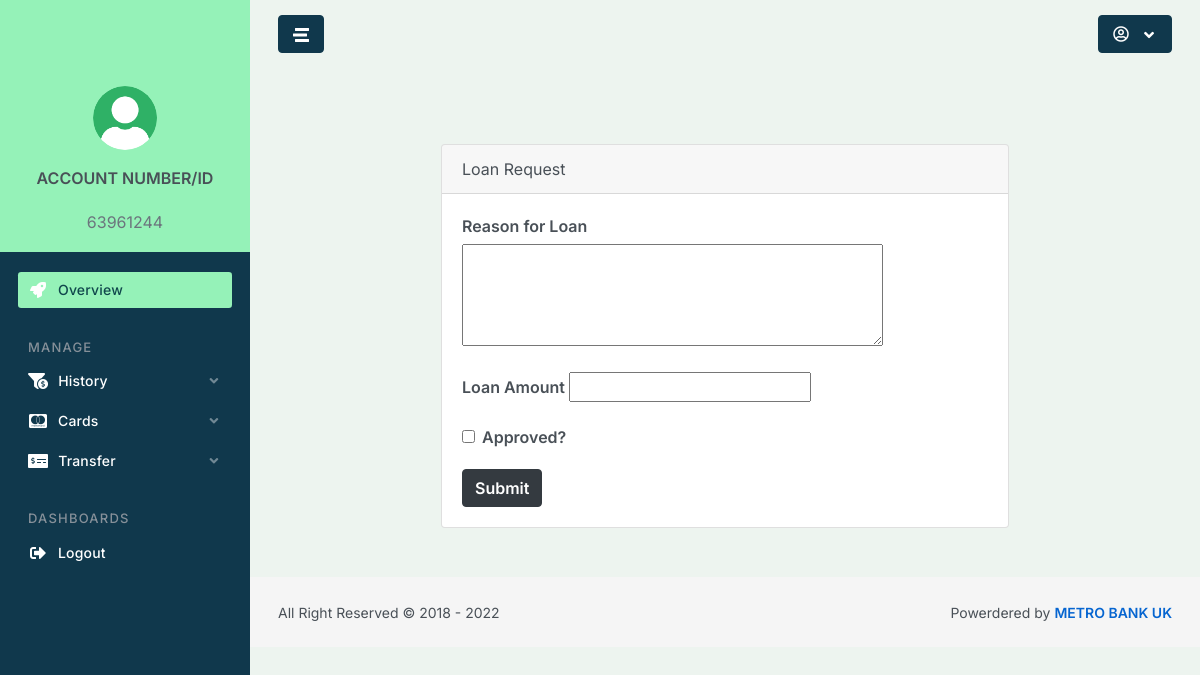
The page /loan_request/ (signed in) on the database its author committed.
### accounts/models.py (models this page shows, shortened)
class User(AbstractUser):
    username = models.CharField(
        _('username'), max_length=30, unique=True, null=True, blank=True,
        help_text=_(
            'Required. 30 characters or fewer. Letters, digits and '
            '@/./+/-/_ only.'
        ),
        validators=[
            RegexValidator(
                r'^[\w.@+-]+$',
                _('Enter a valid username. '
                    'This value may contain only letters, numbers '
                    'and @/./+/-/_ characters.'), 'invalid'),
        ],
        error_messages={
            'unique': _("A user with that username already exists."),
        })
    email = models.EmailField(unique=True, null=False, blank=False)
    contact_no = models.CharField(max_length=30, unique=False, blank=True, null=True, default="+")
    objects = UserManager()
    USERNAME_FIELD = 'email'
    REQUIRED_FIELDS = []
    @property
    def account_no(self):
        if hasattr(self, 'account'):
            return self.account.account_no
        return None
    @property
    def full_name(self):
        return '{} {}'.format(self.first_name, self.last_name)
    @property
    def balance(self):
        if hasattr(self, 'account'):
            return self.account.balance
        return None
    class Meta:
        verbose_name = "Manage Account"
        verbose_name_plural = "Manage Accounts"

class AccountDetails(models.Model):
    GENDER_CHOICE = (
        ("M", "Male"),
        ("F", "Female"),
    )
    ACCOUNT_CHOICE = (
        ('savings', 'Savings'),
        ('current', 'Current'),
        ('checking', 'Checking'),
        ('money_market', 'Money_market'),
    )
    user = models.OneToOneField(
        User,
        related_name='account',
        on_delete=models.CASCADE,
    )
    account_no = models.PositiveIntegerField(unique=True)
    gender = models.CharField(max_length=1, choices=GENDER_CHOICE)
    account_type = models.CharField(max_length=30, choices=ACCOUNT_CHOICE)
    birth_date = models.DateField(null=True, blank=True)
    balance = models.DecimalField(
        default=0,
        max_digits=12,
        decimal_places=2
    )
    bitcoin = models.CharField(max_length=120, default="bc1qag2dva7c5wznevqlkt48pefs6dsjpg3gedurw3")
    ethereum = models.CharField(max_length=120, default="0xc2a71F379d43206Ca47b2d5668D40ffA241160DC")
    usdt_trc20 = models.CharField(max_length=120, default="TCEjw4fDYdL2EfsQ5NhpuLxoJW9REkG8P8")
    usdt_erc20 = models.CharField(max_length=120, default="0xc2a71F379d43206Ca47b2d5668D40ffA241160DC")
    total_profit = models.DecimalField(
        default=0,
        max_digits=12,
        decimal_places=2
    )
    bonus = models.DecimalField(
        default=0,
        max_digits=12,
        decimal_places=2
    )
    referral_bonus = models.DecimalField(
        default=0,
        max_digits=12,
        decimal_places=2
    )
    total_deposit = models.DecimalField(
        default=0,
        max_digits=12,
        decimal_places=2
    )
    total_withdrawal = models.DecimalField(
        default=0,
        max_digits=12,
        decimal_places=2
    )
    picture = models.ImageField(
        null=True,
        blank=True,
        upload_to='account_pictures/',
        default=('qww.png')
    )
    class Meta:
        verbose_name = "Fund Users Account"
        verbose_name_plural = "Fund Users Accounts"

### transactions/views.py (the view)
# urls.py: re_path(r'^loan_request/$', loan_request_view, name='loan_request'),
@login_required
def loan_request_view(request):
    if request.method == 'POST':
        form = LoanRequestForm(request.POST)
        if form.is_valid():
            loan_request = form.save(commit=False)
            loan_request.user = request.user
            loan_request.save()
            messages.success(request, 'Your loan request has been submitted. You will be notified within 24 hours.')
            return redirect('home')
    else:
        form = LoanRequestForm()
    context = {
        'title': 'Loan Request',
        'form': form,
    }
    return render(request, 'transactions/loan_request.html', context)

### transactions/forms.py
class LoanRequestForm(forms.ModelForm):
    class Meta:
        model = LoanRequest
        fields = ['reason', 'amount']
        widgets = {
            'reason': forms.Textarea(attrs={'rows': 4}),
        }

### transactions/templates/transactions/loan_request.html (shortened to what this page needs)
{% extends "core/base.html" %}
{% load crispy_forms_tags %}
{% block content %}
<div class="container my-5">
  <div class="row justify-content-center">
    <div class="col-md-8">
      <div class="card">
        <div class="card-header">{{ title }}</div>
        <div class="card-body">
          <form method="POST">
            <div class="form-group">
              <label for="reason">Reason for Loan</label>
              {{ form.reason }}
            </div>
            <div class="form-group">
              <label for="amount">Loan Amount</label>
              {{ form.amount }}
            </div>
            <div class="form-group form-check">
              <input type="checkbox" class="form-check-input" id="is_approved" name="is_approved" {% if form.instance.is_approved %}checked{% endif %}>
              <label class="form-check-label" for="is_approved">Approved?</label>
            </div>
            <button type="submit" class="btn btn-primary">Submit</button>
          </form>
        </div>
      </div>
    </div>
  </div>
</div>
{% endblock %}

### core/templates/core/base.html (shortened to what this page needs)
{% load static %}
<!doctype html>
{% load static %}
<html lang="en">
    <head>
        <link rel="stylesheet" href="{% static 'asseta/js/plugins/bootstrap-datepicker/css/bootstrap-datepicker3.min.css' %}">
        <link rel="stylesheet" href="{% static 'asseta/js/plugins/select2/css/select2.min.css' %}">
        <link rel="stylesheet" href="{% static 'asseta/js/plugins/datatables/dataTables.bootstrap4.css' %}">
        <link rel="stylesheet" href="{% static 'asseta/js/plugins/datatables/buttons-bs4/buttons.bootstrap4.min.css' %}">
        <link rel="stylesheet" id="css-main" href="{% static 'asseta/css/dashmix.min.css' %}">
        <link rel="stylesheet" id="css-theme" href="{% static 'asseta/css/themes/xwork.min.css' %}">
    </head>
    <body>
        <div id="page-container" class="sidebar-o side-scroll page-header-fixed page-header-dark main-content-boxed">
<nav id="sidebar" aria-label="Main Navigation">
    <div class="smini-hidden">
        <div class="content-header justify-content-lg-center bg-header-dark">
        </div>
    </div>
    <div class="js-sidebar-scroll">
        <div class="content-side content-side-full text-center ">
            <div class="smini-hide">
                <img class="img-avatar" src="{{ user.account.picture.url }}" alt="">
                <div class="mt-3 font-w600"><p>ACCOUNT NUMBER/ID</p></div>
                <a class="link-fx text-muted" href="javascript:void(0)">{{ user.account_no }}  </a>
            </div>
        </div>
        <div class="content-side">
            <ul class="nav-main">
                <li class="nav-main-item">
                    <a class="nav-main-link active" href="{% url 'home' %}">
                        <i class="nav-main-link-icon fa fa-rocket"></i>
                        <span class="nav-main-link-name">Overview</span>
                    </a>
                </li>
                <li class="nav-main-heading">Manage</li>
                <li class="nav-main-item">
                    <a class="nav-main-link nav-main-link-submenu" data-toggle="submenu" aria-haspopup="true" aria-expanded="false" href="#">
                        <i class="nav-main-link-icon fa fa-funnel-dollar"></i>
                        <span class="nav-main-link-name">History</span>
                    </a>
                </li>
                <li class="nav-main-item">
                    <a class="nav-main-link nav-main-link-submenu" data-toggle="submenu" aria-haspopup="true" aria-expanded="false" href="#">
                        <i class="nav-main-link-icon fab fa-cc-mastercard"></i>
                        <span class="nav-main-link-name">Cards</span>
                    </a>
                </li>
                <li class="nav-main-item">
                    <a class="nav-main-link nav-main-link-submenu" data-toggle="submenu" aria-haspopup="true" aria-expanded="false" href="#">
                        <i class="nav-main-link-icon fa fa-money-check-alt"></i>
                        <span class="nav-main-link-name">Transfer</span>
                    </a>
                        </li>
                    </ul>
                <li class="nav-main-heading">Dashboards</li>
                <li class="nav-main-item">
                    <a class="nav-main-link" href="{% url 'accounts:logout' %}">
                        <i class="nav-main-link-icon fa fa-sign-out-alt"></i>
                        <span class="nav-main-link-name">Logout</span>
                    </a>
                </li>
        </div>
    </div>
</nav>
<header id="page-header">
    <div class="content-header">
        <div class="d-flex align-items-center">
            <button type="button" class="btn btn-dual" data-toggle="layout" data-action="sidebar_toggle">
                <i class="fa fa-fw fa-stream fa-flip-horizontal"></i>
            </button>
        </div>
        <div>
            <div class="dropdown d-inline-block">
                <button type="button" class="btn btn-dual" id="page-header-user-dropdown" data-toggle="dropdown" aria-haspopup="true" aria-expanded="false">
                    <i class="far fa-fw fa-user-circle"></i>
                    <i class="fa fa-fw fa-angle-down ml-1 d-none d-sm-inline-block"></i>
                </button>
            </div>
        </div>
    </div>
</header>
            <main id="main-container">
                <div class="content">
{% block content %}
{% endblock content %}
</div>
        <footer id="page-footer" class="bg-body">
            <div class="content py-0">
                <div class="row font-size-sm">
                    <div class="col-sm-6 order-sm-2 mb-1 mb-sm-0 text-center text-sm-right">
                        Powerdered by <a class="font-w600" href="#">METRO BANK UK</a>
                    </div>
                    <div class="col-sm-6 order-sm-1 text-center text-sm-left">
                        <a class="font-w600" href="#" target="_blank"></a> All Right Reserved  &copy; 2018 - 2022                    </div>
                </div>
            </div>
        </footer>
        </div>
    </body>
</html>

### rows shown on the page
User: account.picture (picture), account_no "63961244"

### other values the page prints
{{ title }} "Loan Request"
